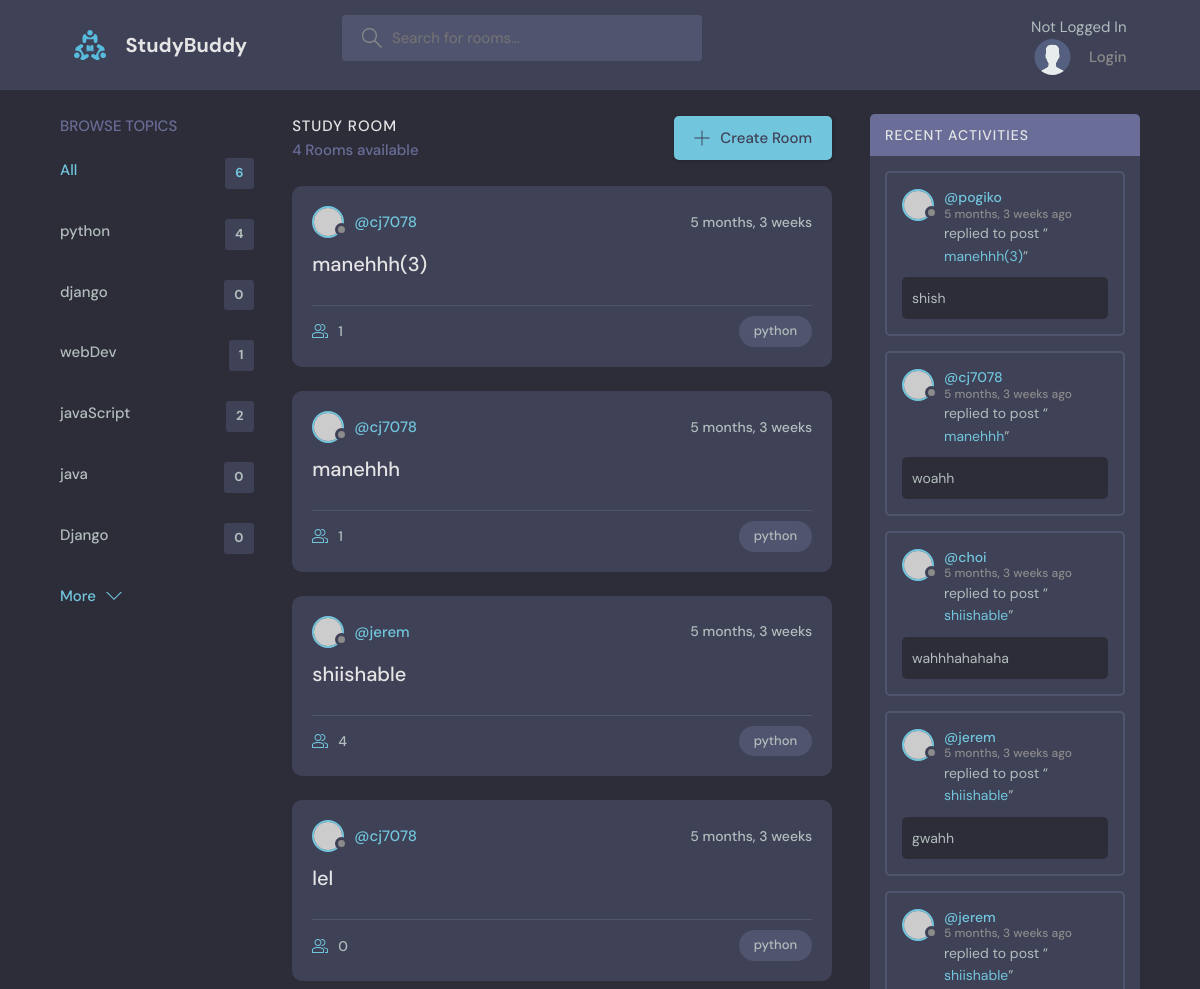
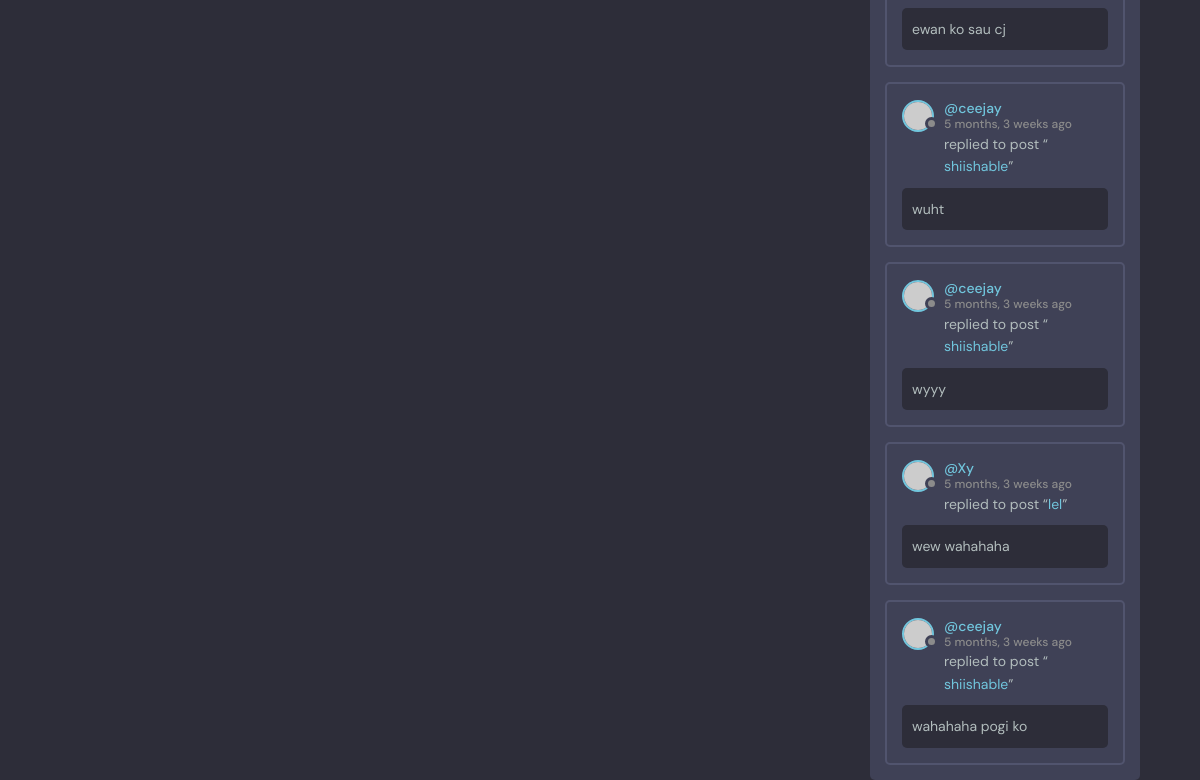
The page /?q=python on the database its author committed (2 pictures, top to bottom).
### base/models.py (models this page shows, shortened)
class Topic(models.Model):
    name = models.CharField(max_length=200)

class Room(models.Model):
    host = models.ForeignKey(User ,on_delete=models.SET_NULL, null=True)
    topic = models.ForeignKey(Topic ,on_delete=models.SET_NULL, null=True)
    name = models.CharField(max_length=200)
    description = models.TextField(null=True, blank=True)
    participants = models.ManyToManyField(User, related_name='participants', blank=True)
    update = models.DateTimeField(auto_now=True)
    created = models.DateTimeField(auto_now_add=True)
    class Meta:
        ordering = ['-update', '-created']

class Message(models.Model):
    user = models.ForeignKey(User ,on_delete=models.CASCADE)
    room = models.ForeignKey(Room, on_delete=models.CASCADE)
    body = models.TextField()
    update = models.DateTimeField(auto_now=True)
    created = models.DateTimeField(auto_now_add=True)
    class Meta:
        ordering = ['-update', '-created']

### base/views.py (the view)
# urls.py: path('',views.home, name="home"),
def home(request):
    q = request.GET.get('q') if request.GET.get('q') != None else ''
    rooms = Room.objects.filter(
        Q(topic__name__icontains=q) |
        Q(name__icontains=q) |
        Q(description__icontains=q)
                                )
    room_count = rooms.count()
    topics = Topic.objects.all()
    room_messages = Message.objects.filter(Q(room__topic__name__icontains=q))
    context = {'rooms':rooms, 'topics':topics, 'room_count':room_count,'room_messages': room_messages}
    return render(request, 'base/home.html' , context)

### base/templates/base/home.html (shortened to what this page needs)
{% extends "main.html" %}
{% block content %}
    <main class="layout layout--3">
      <div class="container">
        {% include "base/topics_component.html" %}
          <div class="roomList">
            <div class="roomList__header">
                <div>
                <h2>Study Room</h2>
                <p>{{room_count}} Rooms available</p>
                </div>
                <a class="btn btn--main" href="create-room.html">
                <svg version="1.1" xmlns="http://www.w3.org/2000/svg" width="32" height="32" viewBox="0 0 32 32">
                    <title>add</title>
                    <path
                    d="M16.943 0.943h-1.885v14.115h-14.115v1.885h14.115v14.115h1.885v-14.115h14.115v-1.885h-14.115v-14.115z"
                    ></path>
                </svg>
                Create Room
                </a>
            </div>
                {% include "base/room_component.html" %}
        </div>
        {% include "base/activity_component.html" %}
    </main>
    {% endblock content %}

### base/templates/base/topics_component.html
<div class="topics">
    <div class="topics__header">
      <h2>Browse Topics</h2>
    </div>
    <ul class="topics__list">
      <li>
        <a href="{% url 'home' %}" class="active">All <span>{{topics.count}}</span></a>
      </li>
      {% for topic in topics  %}
      <li>
        <a href="{% url 'home' %}?q={{topic.name}}">{{topic.name}} <span>{{topic.room_set.all.count}}</span></a>
      </li>
      {% endfor %}
    </ul>
    <a class="btn btn--link" href="topics.html">
      More
      <svg version="1.1" xmlns="http://www.w3.org/2000/svg" width="32" height="32" viewBox="0 0 32 32">
        <title>chevron-down</title>
        <path d="M16 21l-13-13h-3l16 16 16-16h-3l-13 13z"></path>
      </svg>
    </a>
  </div>

### base/templates/base/room_component.html (shortened to what this page needs)
{% for room in rooms %}
<div class="roomListRoom">
    <div class="roomListRoom__header">
      <a href="{% url 'user-profile' room.host.id %}" class="roomListRoom__author">
        <div class="avatar avatar--small">
          <img src="https://randomuser.me/api/portraits/women/11.jpg" />
        </div>
        <span>@{{room.host.username}}</span>
      </a>
      <div class="roomListRoom__actions">
        <span>{{room.created|timesince}}</span>
      </div>
    </div>
    <div class="roomListRoom__content">
      <a href="{%  url 'room' room.id %}">{{room.name}}</a>
    </div>
    <div class="roomListRoom__meta">
      <a href="{%  url 'room' room.id %}" class="roomListRoom__joined">
        {{room.participants.all.count}}
      </a>
      <p class="roomListRoom__topic">{{room.topic.name}}</p>
    </div>
  </div>
{% endfor %}

### base/templates/base/activity_component.html (shortened to what this page needs)
<div class="activities">
    <div class="activities__header">
      <h2>Recent Activities</h2>
    </div>
    {% for message in room_messages  %}
    <div class="activities__box">
      <div class="activities__boxHeader roomListRoom__header">
        <a href="{% url 'user-profile' message.user.id %}" class="roomListRoom__author">
          <div class="avatar avatar--small">
            <img src="https://randomuser.me/api/portraits/women/11.jpg" />
          </div>
          <p>
            @{{message.user}}
            <span>{{message.created|timesince}} ago</span>
          </p>
        </a>
      </div>
      <div class="activities__boxContent">
        <p>replied to post “<a href="{% url 'room' message.room.id  %}">{{message.room.name}}</a>”</p>
        <div class="activities__boxRoomContent">
          {{message.body}}
        </div>
      </div>
    </div>
    {% endfor %}
    </div>
  </div>

### rows shown on the page
Topic: name "python", room_set.all.count "4"
Topic: name "django", room_set.all.count "0"
Topic: name "webDev", room_set.all.count "1"
Topic: name "javaScript", room_set.all.count "2"
Topic: name "java", room_set.all.count "0"
Topic: name "Django", room_set.all.count "0"
Room: host.username "cj7078", created "5 months, 3 weeks", name "manehhh(3)", participants.all.count "1", topic.name "python"
Room: host.username "cj7078", created "5 months, 3 weeks", name "manehhh", participants.all.count "1", topic.name "python"
Room: host.username "jerem", created "5 months, 3 weeks", name "shiishable", participants.all.count "4", topic.name "python"
Room: host.username "cj7078", created "5 months, 3 weeks", name "lel", participants.all.count "0", topic.name "python"
Message: user "pogiko", created "5 months, 3 weeks", room.name "manehhh(3)", body "shish"
Message: user "cj7078", created "5 months, 3 weeks", room.name "manehhh", body "woahh"
Message: user "choi", created "5 months, 3 weeks", room.name "shiishable", body "wahhhahahaha"
Message: user "jerem", created "5 months, 3 weeks", room.name "shiishable", body "gwahh"
Message: user "jerem", created "5 months, 3 weeks", room.name "shiishable", body "ewan ko sau cj"
Message: user "ceejay", created "5 months, 3 weeks", room.name "shiishable", body "wuht"
Message: user "ceejay", created "5 months, 3 weeks", room.name "shiishable", body "wyyy"
Message: user "Xy", created "5 months, 3 weeks", room.name "lel", body "wew wahahaha"
Message: user "ceejay", created "5 months, 3 weeks", room.name "shiishable", body "wahahaha pogi ko"

### other values the page prints
{{ topics.count }} "6"
{{ room_count }} "4"
